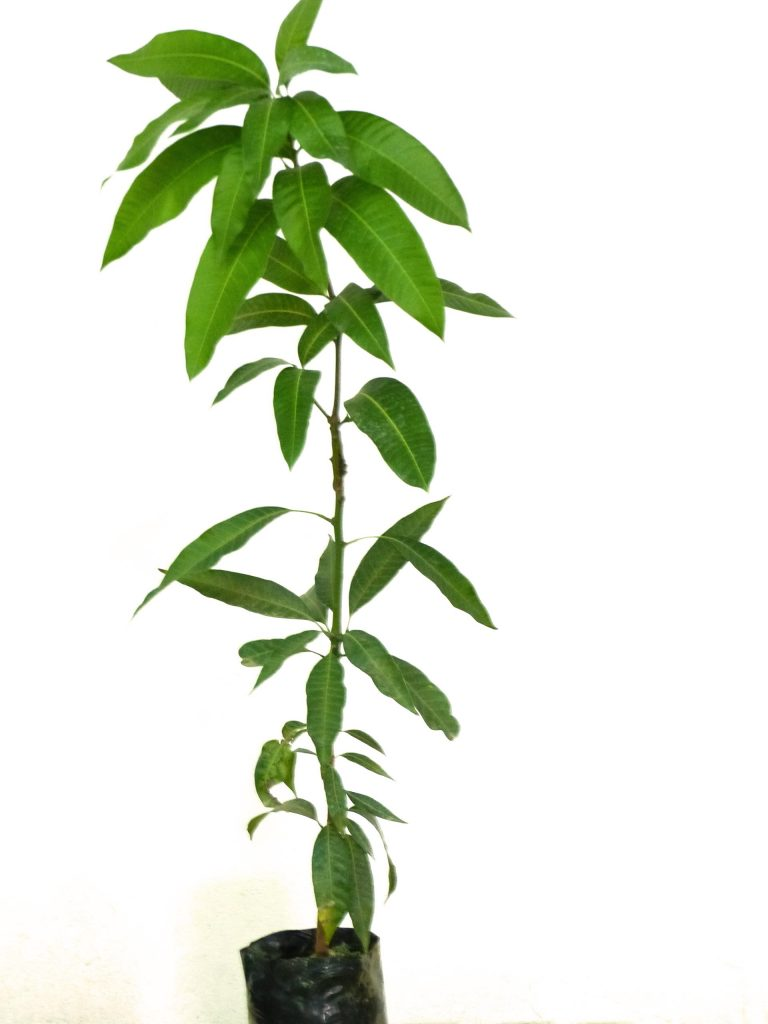
#> input picture Procesamiento de Imagen/im.jpg, 768 x 1024 px
$ python mainFail.py ../im.jpg
#> lines starting #> are read from the running program, lines starting #| are printed output that depends on the picture; after the words box and inside, x2 and y2 are one past the last pixel; in counts of white or black regions, pixels touching at a corner belong together; long printed decimals are rounded
""" Para el desarrollo del procesamiento de imagenes, se opto utilizar la libreria OPENCV (desarrollada por intel)
    dado que se encuentra muy bien optimizada. Se obtuvieron tiempos de procesamiento mucho mas bajos que los algoritmos
    implementados con la libreria Image.
    SW utilizado:
        -IDE Eclipse
        -Python 3.7.5
        -Libreria opencv 4.1.1"""

import cv2
import numpy as np
import sys

def procesar_imagen(ruta):

    #Leemos imagen
#> called with ruta = '../im.jpg'
    img = cv2.imread(ruta)
#> img is the input picture: shape (1024, 768, 3); mean B, G, R 216.1, 230.7, 224.3
    #Convertimos a hsv
    hsv = cv2.cvtColor(img, cv2.COLOR_BGR2HSV)
#> hsv: shape (1024, 768, 3); mean H, S, V 14.5, 30.3, 230.9
    #Recortamos verde. El verde se encuentra entre (36,25,25) y (86, 255,255) aprox
    mask = cv2.inRange(hsv, (36, 25, 25), (86, 255,255))
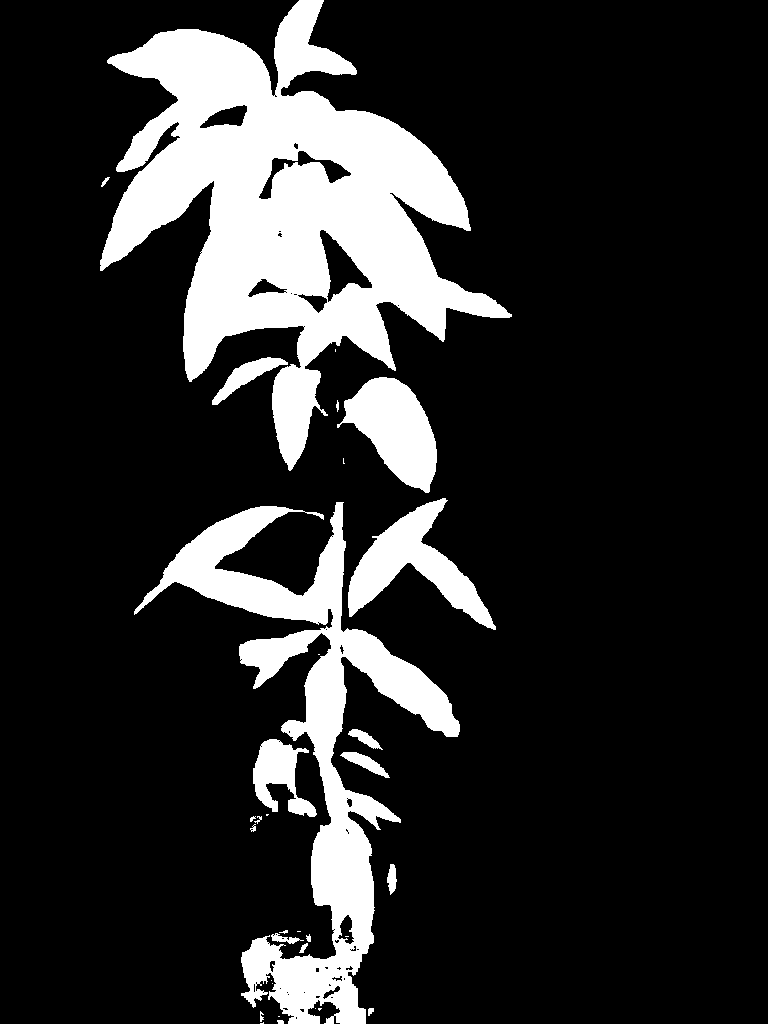
#> mask: shape (1024, 768); 16.9% white; 33 white regions (13 under 20 px), largest, box (x1, y1, x2, y2) and area: (100, 0, 512, 471) 77999, (134, 502, 460, 1024) 36647, (348, 498, 496, 630) 6765
    #Sacamos solo lo que no este dentro del rango verde
    imask = mask>0
    green = np.zeros_like(img, np.uint8)
    green[imask] = img[imask]
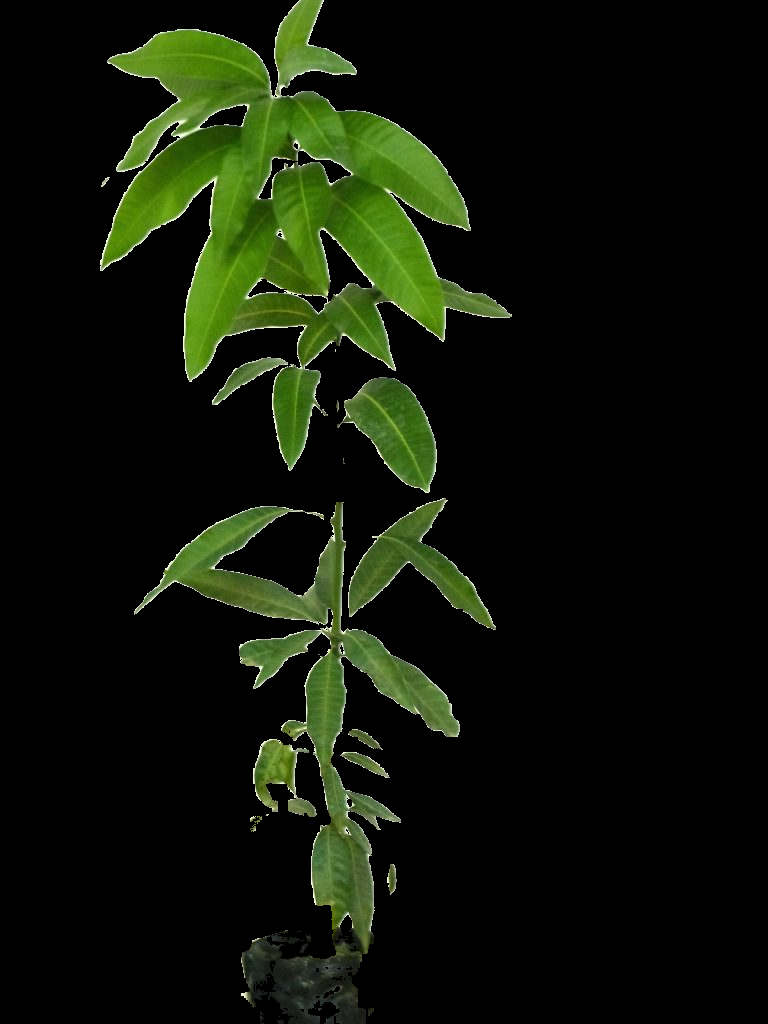
#> green: shape (1024, 768, 3); mean B, G, R 7.5, 21, 14.6

    #Reducimos ruido con el metodo de gauss

    img_sinRuido = cv2.GaussianBlur(green,(5,5),0)

    #Escalamos a grises y binarizamos

    umbral = 27.8
    umbralMax = 255
    gray = cv2.cvtColor(img_sinRuido, cv2.COLOR_BGRA2GRAY)
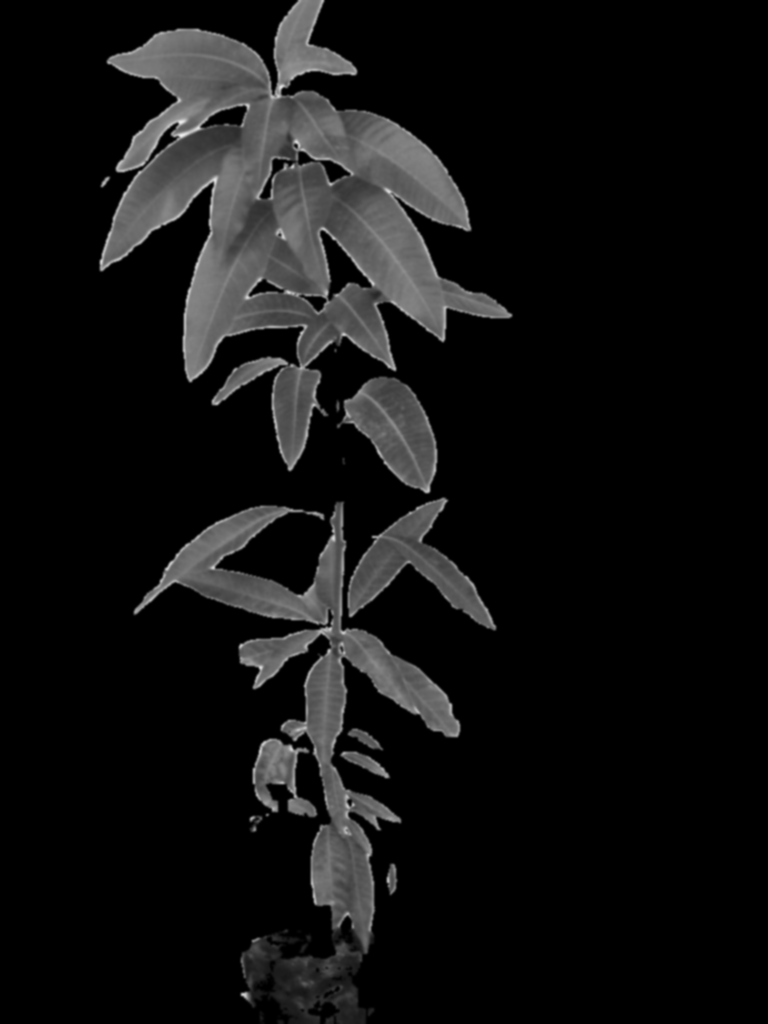
#> gray: shape (1024, 768); min 0, max 238, mean 17.5
    t, binaria = cv2.threshold(gray, umbral, umbralMax, cv2.THRESH_BINARY)
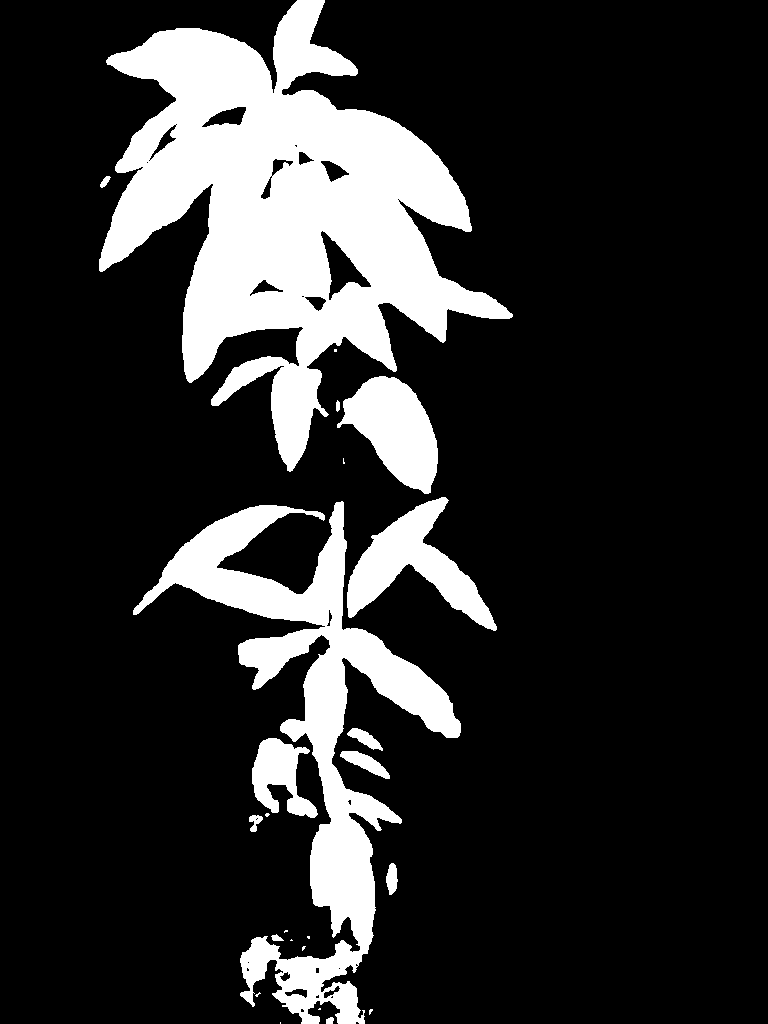
#> binaria: shape (1024, 768); 17.8% white; 24 white regions (11 under 20 px), largest, box (x1, y1, x2, y2) and area: (99, 0, 513, 472) 83465, (133, 501, 461, 1024) 37969, (347, 497, 497, 631) 7374
#> t = 27

    #Obtenemos follaje por la relacion pixesles blancos (verde) con negros

    cant_pix_blancos = cv2.countNonZero(binaria) #Obtengo la cantidad de pixeles blancos
#> cant_pix_blancos = 140131
    cant_pix_totales = binaria.size
#> cant_pix_totales = 786432

    #Retornamos el % de follaje

    return (cant_pix_blancos * 100) / cant_pix_totales

# FUNCION MAIN

res = procesar_imagen(sys.argv[1])
#> res = 17.82
print(res)
#| 17.819

# FIN FUNCION MAIN
